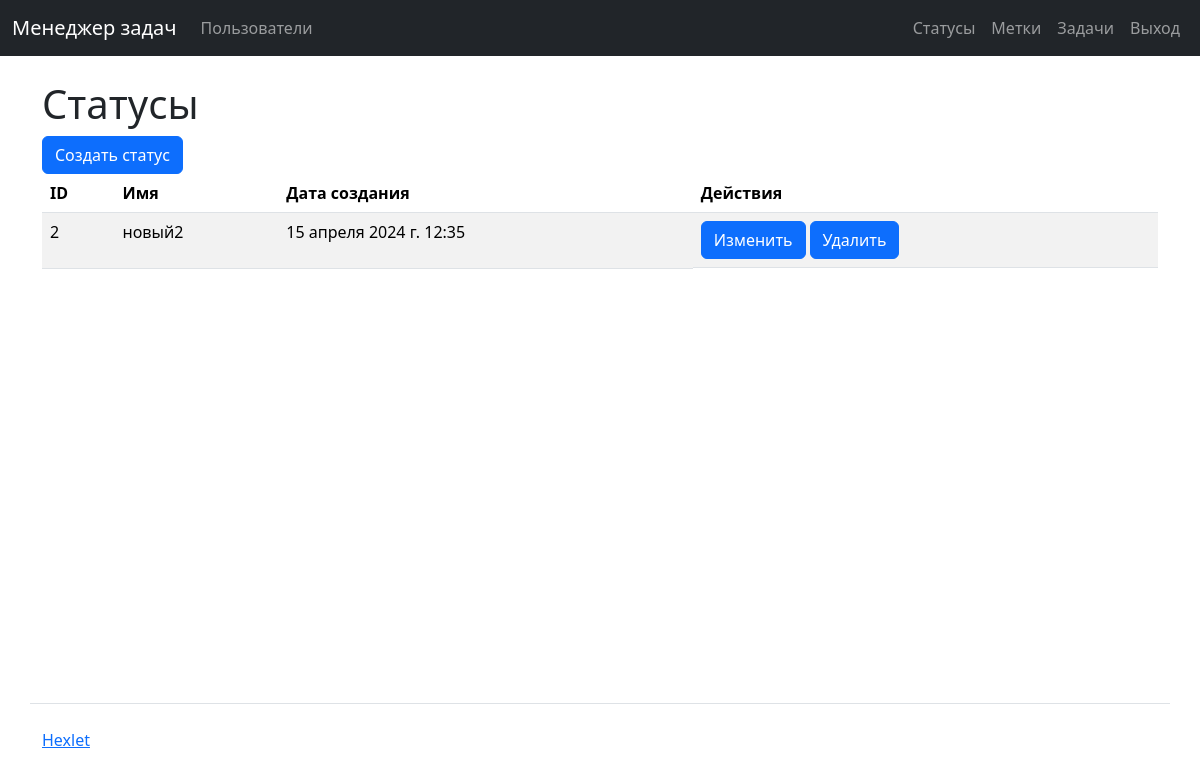
The page /statuses/ (signed in) on the database as committed earlier.
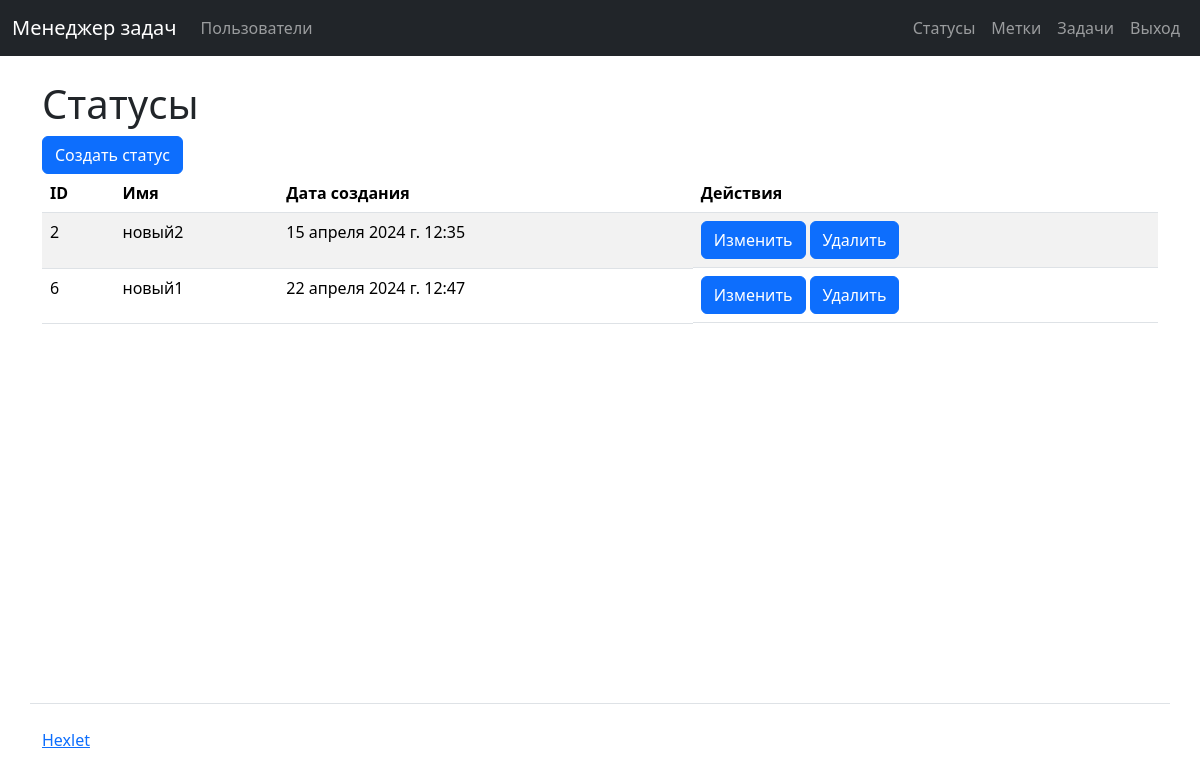
The same page on the database as committed later.
### task_manager/statuses/models.py (models this page shows)
class Status(models.Model):
    name = models.CharField(max_length=100)
    created_at = models.DateTimeField(auto_now_add=True)

### task_manager/statuses/views.py (the view)
# urls.py: path('', views.StatusesView.as_view(), name='statuses'),
class StatusesView(LoginRequiredMixin, View):
    def get(self, request):
        statuses = Status.objects.all()
        return render(request, 'index.html', context={'statuses': statuses})

### task_manager/statuses/templates/index.html
{% extends "application.html" %}
{% load i18n %}
{% block header %}
    <h1>{% translate 'statuses' %}</h1>
    <a href="{% url 'new_status' %}" class="btn btn-primary me-1">{% translate 'create_status' %}</a>
{% endblock %}
{% block content %}
    <table class="table table-striped">
        <thead>
            <tr>
                <th>{% translate 'id' %}</th>
                <th>{% translate 'status_name' %}</th>
                <th>{% translate 'created_at' %}</th>
                <th>{% translate 'actions' %}</th>
            </tr>
        </thead>
        <tbody>
            {% for status in statuses %}
                <tr>
                    <td>{{ status.id }}</td>
                    <td>{{ status.name }}</td>
                    <td>{{ status.created_at }}</td>
                    <td class="d-flex">
                        <a href="{% url 'statuses' %}{{ status.id }}/update/" class="btn btn-primary me-1">{% translate 'edit_user_btn' %}</a>
                        <a href="{% url 'statuses' %}{{ status.id }}/delete/" class="btn btn-primary me-1">{% translate 'remove' %}</a>
                    </td>
                </tr>
            {% endfor %}
        </tbody>
    </table>
{% endblock %}

Rows that differ between the two databases and show on the page:
added Status: id "6", name "новый1", created_at "22 апреля 2024 г. 12:47"
